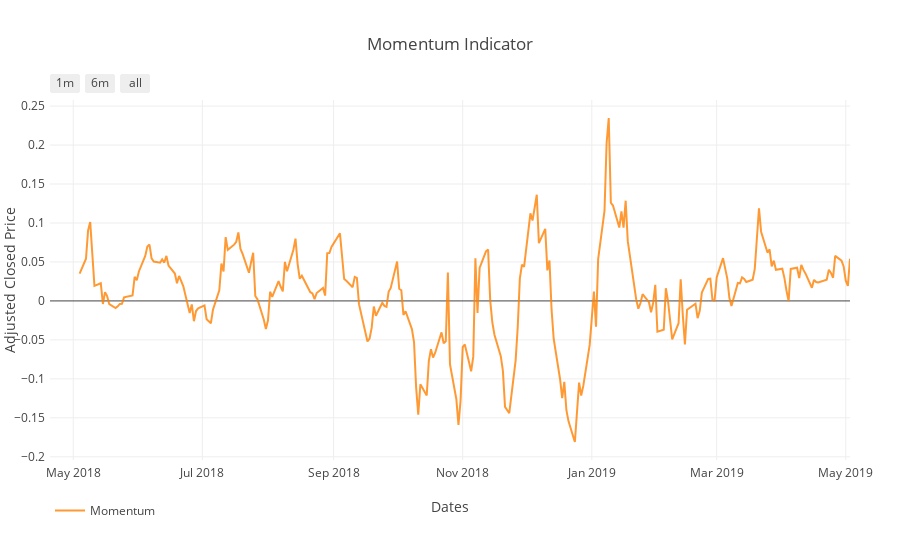

Notebook code cell kept with this figure:
### Markdown cell above
## Momentum

### Code cell
normed_df = portf_value.copy()

# Scalating adj_close Series
adj_close_normalized = normalize_data(portf_value)

# Compute Momentum
mom = get_momentum(adj_close_normalized['Adj Close'], window=10)
normed_df['Adj Close'] = adj_close_normalized
normed_df['Momentum'] = mom

plot_mom = plot_momentum(normed_df, symbol, output_type='nb')
iplot(plot_mom)

### Figure 1 — Plotly figure (JSON) as saved in the notebook; plotly's stock layout.template omitted (floating-point values rounded to 4 significant figures; data arrays with more than 128 entries replaced by an {"elided": "..."} marker saying what was removed)
{"data": [{"line": {"color": "#FF8000"}, "name": "Momentum", "opacity": 0.8, "type": "scatter", "uid": "eb5d2850-402e-4fe8-a6a4-def21231c3ba", "x": {"elided": "261 str values"}, "y": {"elided": "261 float values"}}], "layout": {"autosize": true, "legend": {"orientation": "h"}, "margin": {"b": 100, "l": 50, "pad": 4, "r": 50, "t": 100}, "showlegend": true, "title": {"text": "Momentum Indicator"}, "xaxis": {"range": ["2018-04-20", "2019-05-03"], "rangeselector": {"buttons": [{"count": 1, "label": "1m", "step": "month", "stepmode": "backward"}, {"count": 6, "label": "6m", "step": "month", "stepmode": "backward"}, {"step": "all"}]}, "title": {"text": "Dates"}, "type": "date"}, "yaxis": {"autorange": true, "range": [-0.2041, 0.2578], "title": {"text": "Adjusted Closed Price"}, "type": "linear"}}}
